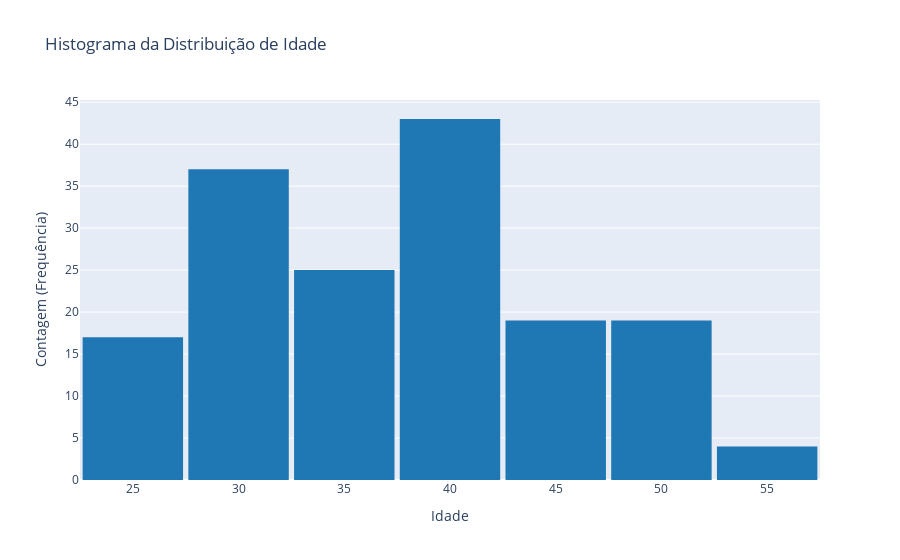
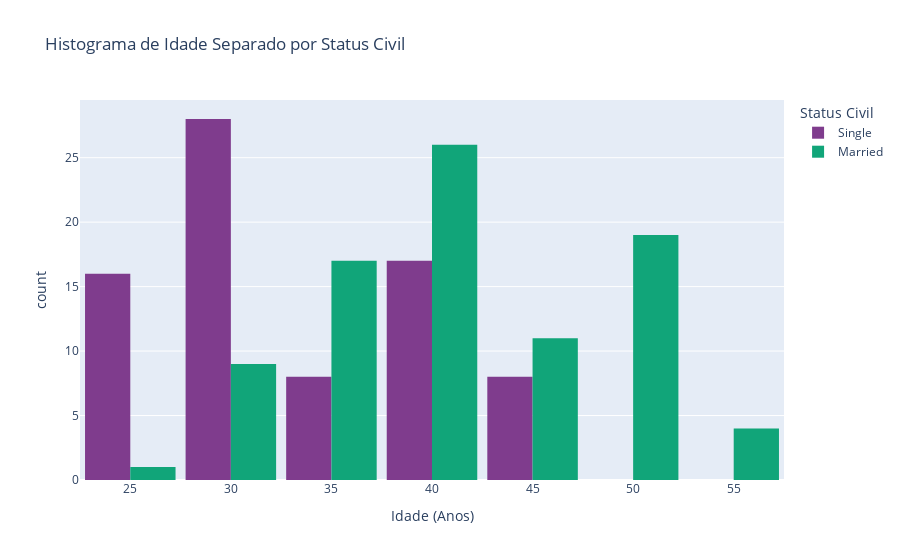
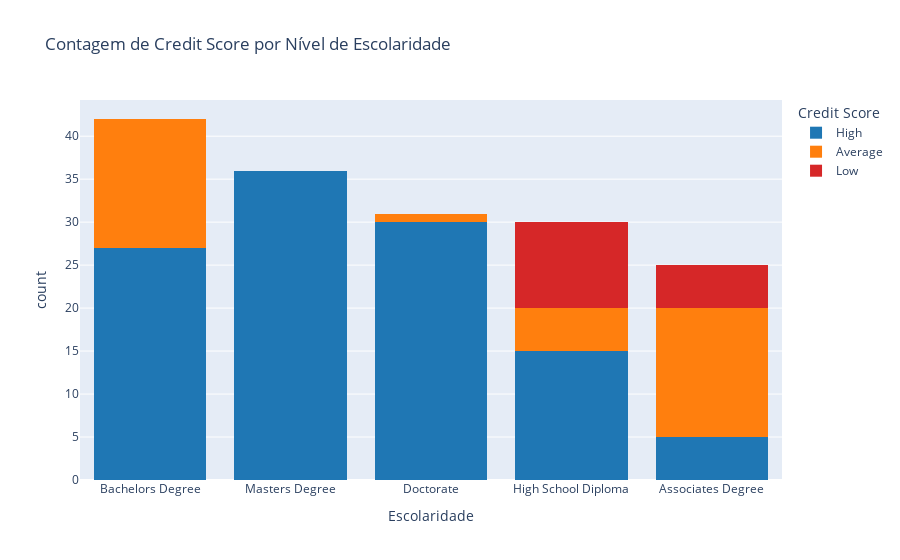

Notebook cell for these charts, in order:
### Markdown cell above
### ANÁLISE CENTRAL E COMENTÁRIOS DOS GRÁFICOS
A base de clientes demonstra um perfil de baixo risco geral e aponta que a estabilidade financeira e doméstica são os preditores mais fortes para um Credit Score "High".

**I. Insights por Variável**
Home Ownership vs. Score:

Insight: Clientes com casa própria ("Owned") são o grupo mais estável, com 98.20% de score "High" e 0% de risco "Low". O grupo "Rented" (Alugados) concentra o maior risco, com aproximadamente 28% de score "Low".

* Fluxo: Home Ownership é um preditor poderoso e deve ser codificado (One-Hot) para a modelagem.

**Faixa de Renda (Income_Bins) vs. Score:**

Insight: Há uma correlação positiva clara. A faixa de renda mais alta concentra a maioria dos scores "High". As faixas de renda média-baixa têm uma mistura maior de "Average" e "Low" Score, indicando maior risco.

* Fluxo: Manter a variável Income para a modelagem. A variável Income_Bins deve ser usada como categórica (Label ou One-Hot).

**Escolaridade vs. Score:**

Insight: Grau avançado (Master/Doctorate) se correlaciona com score "High". No entanto, o risco ("Average" e "Low") é mais evidente nos níveis mais baixos de escolaridade (High School Diploma/Associate Degree).

* Fluxo: Education é um forte preditor ordinal. Deve ser codificado (Label Encoding) para respeitar a hierarquia dos graus.

**Idade (Age):**

Insight: A distribuição da idade é relativamente simétrica e concentrada. O Box Plot sugere que o grupo "Married" tende a ter idades medianas mais altas que o grupo "Single".

* Fluxo: Age será usado como preditor linear, mas sua influência deve ser analisada em conjunto com Marital Status e Income.

II. Próximos Passos (Etapa 3: Preparação para Modelagem)
Correlação Inicial: Verificar o Heatmap de correlação entre Age, Income e Number of Children.

Codificação Categórica:

 - One-Hot Encoding para colunas nominais (Gender, Home Ownership, Marital Status).

 - Codificação Ordinal para Education.

 - Correlação Completa: Replotar a correlação para ver o impacto das variáveis codificadas na variável alvo (Credit Score).

 - Divisão: Separar a base em treino e teste (70/30) usando estratificação (stratify=y).

 - Balanceamento: O Credit Score está desbalanceado (predomínio de "High"). Aplicar SMOTE (ou técnica similar) APENAS na base de treino para equalizar as classes de risco ("Low" e "Average").

### Code cell
# ANALISE CENTRAL
# Padronização de Cores
FINANCE_BLUE = '#1f77b4' # Cor única para histogramas univariados ou barras principais
CREDIT_SCORE_COLORS = {'High': '#1f77b4', 'Average': '#ff7f0e', 'Low': '#d62728'} # Azul, Laranja, Vermelho

# ----------------------------------------------------------------------
# AGE VS MARITAL STATUS
# ----------------------------------------------------------------------

# Histograma da Distribuição de Idade (UNIVARIADA - Cor Única)
fig_age_marital = px.histogram(
    df,
    x='Age',
    title='Histograma da Distribuição de Idade',
    labels={'Age': 'Idade (Anos)', 'count': 'Frequência'},
    nbins=10,
    color_discrete_sequence=[FINANCE_BLUE] # PADRONIZAÇÃO DE COR
)

fig_age_marital.update_layout(xaxis_title='Idade', yaxis_title='Contagem (Frequência)', bargap=0.05)
fig_age_marital.show()


# Histograma com Separação por Status Civil (BIVARIADA - Plotly escolhe cores diferentes para Marital Status)
fig_education_score = px.histogram(
    df,
    x='Age',
    color='Marital Status',
    title='Histograma de Idade Separado por Status Civil',
    labels={'Age': 'Idade (Anos)', 'count': 'Frequência', 'Marital Status': 'Status Civil'},
    barmode='group',
    nbins=10,
    # PLOTLY: Usa uma sequência de cores para as categorias de 'Marital Status'
    color_discrete_sequence=px.colors.qualitative.Bold 
)
fig_education_score.update_layout(bargap=0.1)
fig_education_score.show()

# ... (Tabelas de Education vs Credit Score - Sem código gráfico para harmonizar) ...

# Gráfico de Barras Agrupado e Empilhado para Education vs Credit Score
fig_education_score = px.histogram(
    df,
    x='Education',
    color='Credit Score',
    title='Contagem de Credit Score por Nível de Escolaridade',
    labels={'Education': 'Escolaridade', 'count': 'Frequência'},
    barmode='stack',
    # PADRONIZAÇÃO DE CORES: Mapeia o Credit Score para as cores de risco
    color_discrete_map=CREDIT_SCORE_COLORS 
)
fig_education_score.show()

# ----------------------------------------------------------------------
# AGE VS INCOME (Normalizado)
# ----------------------------------------------------------------------

# (O código de MinMaxScaler foi mantido, assumindo que já rodou e criou as colunas _Normalized)

# Gráfico de Dispersão para a Comparação Harmonizada
fig_normalized = px.scatter(
    df,
    x='Age_Normalized',
    y='Income_Normalized',
    color='Gender',
    trendline='ols',
    title='Relação Harmonizada (0-1): Idade vs. Renda',
    # PLOTLY: Usa uma sequência para as 2 categorias de Gênero
    color_discrete_sequence=px.colors.qualitative.Bold 
)
fig_normalized.update_layout(
    xaxis_title='Idade (Normalizada 0-1)',
    yaxis_title='Renda (Normalizada 0-1)'
)
fig_normalized.show()

# ----------------------------------------------------------------------
# INCOME AGRUPADO VS SCORE CREDIT
# ----------------------------------------------------------------------

column_income_bins = 'Income_Bins'
column_credit_score = 'Credit Score'

# (Assumindo que df[column_income_bins] já foi convertido para string)

# Criação do Histograma Agrupado
fig_income_score = px.histogram(
    df,
    x=column_income_bins,
    color=column_credit_score,
    
    barmode='group',
    
    title='Contagem de Credit Score por Faixa de Renda (Agrupado)',
    labels={
        column_income_bins: 'Faixa de Renda (Income Bins)',
        column_credit_score: 'Credit Score',
        'count': 'Frequência de Clientes'
    },
    height=500,
    # PADRONIZAÇÃO DE CORES
    color_discrete_map=CREDIT_SCORE_COLORS 
)

fig_income_score.update_xaxes(categoryorder='category ascending')
fig_income_score.show()

# ----------------------------------------------------------------------
# HOME OWNERSHIP VS SCORE CREDIT
# ----------------------------------------------------------------------

column_home_ownership = 'Home Ownership'
column_credit_score = 'Credit Score'

# Histograma Agrupado para Moradia vs Score
fig_moradia = px.histogram(
    df,
    x=column_home_ownership,
    color=column_credit_score,
    
    barmode='group',
    
    title='Contagem de Credit Score por Situação da Moradia',
    labels={
        column_home_ownership: 'Situação da Moradia',
        column_credit_score: 'Credit Score',
        'count': 'Frequência de Clientes'
    },
    height=500,
    # PADRONIZAÇÃO DE CORES
    color_discrete_map=CREDIT_SCORE_COLORS 
)

# Ajuste de Ordem
fig_moradia.update_xaxes(categoryorder='array', categoryarray=['Owned', 'Rented']) 

fig_moradia.show()

### Figure 1 — Plotly figure (JSON) as saved in the notebook; plotly's stock layout.template omitted (floating-point values rounded to 4 significant figures; data arrays with more than 128 entries replaced by an {"elided": "..."} marker saying what was removed)
{"data": [{"bingroup": "x", "hovertemplate": "Idade (Anos)=%{x}<br>count=%{y}<extra></extra>", "legendgroup": "", "marker": {"color": "#1f77b4", "pattern": {"shape": ""}}, "name": "", "nbinsx": 10, "orientation": "v", "showlegend": false, "type": "histogram", "x": {"elided": "164 float values"}, "xaxis": "x", "yaxis": "y"}], "layout": {"bargap": 0.05, "barmode": "relative", "legend": {"tracegroupgap": 0}, "title": {"text": "Histograma da Distribuição de Idade"}, "xaxis": {"anchor": "y", "domain": [0, 1], "title": {"text": "Idade"}}, "yaxis": {"anchor": "x", "domain": [0, 1], "title": {"text": "Contagem (Frequência)"}}}}

### Figure 2 — Plotly figure (JSON) as saved in the notebook; plotly's stock layout.template omitted (floating-point values rounded to 4 significant figures)
{"data": [{"alignmentgroup": "True", "bingroup": "x", "hovertemplate": "Status Civil=Single<br>Idade (Anos)=%{x}<br>count=%{y}<extra></extra>", "legendgroup": "Single", "marker": {"color": "rgb(127, 60, 141)", "pattern": {"shape": ""}}, "name": "Single", "nbinsx": 10, "offsetgroup": "Single", "orientation": "v", "showlegend": true, "type": "histogram", "x": [25.0, 40.0, 26.0, 31.0, 41.59, 28.09, 29.26, 41.59, 28.09, 29.26, 43.0, 29.0, 34.0, 44.0, 25.0, 40.0, 26.0, 31.0, 41.0, 27.0, 32.0, 42.0, 28.0, 33.0, 43.0, 29.0, 34.0, 44.0, 25.0, 25.0, 40.0, 26.0, 31.0, 41.0, 27.0, 32.0, 42.0, 28.0, 33.0, 41.59, 28.09, 29.26, 41.59, 29.26, 25.0, 40.0, 26.0, 31.0, 41.0, 27.0, 32.0, 42.0, 28.0, 33.0, 43.0, 29.0, 34.0, 44.0, 25.0, 25.0, 28.0, 31.0, 32.0, 25.0, 40.0, 26.0, 31.0, 41.59, 28.09, 29.26, 41.59, 28.0, 33.0, 43.0, 29.0, 34.0, 44.0], "xaxis": "x", "yaxis": "y"}, {"alignmentgroup": "True", "bingroup": "x", "hovertemplate": "Status Civil=Married<br>Idade (Anos)=%{x}<br>count=%{y}<extra></extra>", "legendgroup": "Married", "marker": {"color": "rgb(17, 165, 121)", "pattern": {"shape": ""}}, "name": "Married", "nbinsx": 10, "offsetgroup": "Married", "orientation": "v", "showlegend": true, "type": "histogram", "x": [30.0, 35.0, 45.0, 50.0, 41.59, 41.59, 41.59, 41.59, 41.59, 41.59, 41.59, 48.0, 53.0, 39.0, 49.0, 30.0, 35.0, 45.0, 50.0, 36.0, 46.0, 51.0, 37.0, 47.0, 52.0, 38.0, 48.0, 53.0, 39.0, 49.0, 30.0, 35.0, 30.0, 35.0, 45.0, 50.0, 36.0, 46.0, 51.0, 37.0, 47.0, 52.0, 41.59, 41.59, 41.59, 41.59, 41.59, 41.59, 41.59, 30.0, 35.0, 45.0, 50.0, 36.0, 46.0, 51.0, 37.0, 47.0, 52.0, 38.0, 48.0, 53.0, 39.0, 49.0, 30.0, 35.0, 30.0, 35.0, 33.0, 26.0, 29.0, 34.0, 30.0, 35.0, 45.0, 50.0, 36.0, 41.59, 41.59, 41.59, 41.59, 41.59, 38.0, 48.0, 53.0, 39.0, 49.0], "xaxis": "x", "yaxis": "y"}], "layout": {"bargap": 0.1, "barmode": "group", "legend": {"title": {"text": "Status Civil"}, "tracegroupgap": 0}, "title": {"text": "Histograma de Idade Separado por Status Civil"}, "xaxis": {"anchor": "y", "domain": [0, 1], "title": {"text": "Idade (Anos)"}}, "yaxis": {"anchor": "x", "domain": [0, 1], "title": {"text": "count"}}}}

### Figure 3 — Plotly figure (JSON) as saved in the notebook; plotly's stock layout.template omitted (floating-point values rounded to 4 significant figures)
{"data": [{"bingroup": "x", "hovertemplate": "Credit Score=High<br>Escolaridade=%{x}<br>count=%{y}<extra></extra>", "legendgroup": "High", "marker": {"color": "#1f77b4", "pattern": {"shape": ""}}, "name": "High", "orientation": "v", "showlegend": true, "type": "histogram", "x": ["Bachelors Degree", "Masters Degree", "Doctorate", "High School Diploma", "Bachelors Degree", "Masters Degree", "Masters Degree", "Doctorate", "High School Diploma", "Bachelors Degree", "Bachelors Degree", "Masters Degree", "Doctorate", "High School Diploma", "Bachelors Degree", "Masters Degree", "Doctorate", "Associates Degree", "Bachelors Degree", "Masters Degree", "Doctorate", "Masters Degree", "Doctorate", "High School Diploma", "Bachelors Degree", "Masters Degree", "Masters Degree", "Doctorate", "High School Diploma", "Bachelors Degree", "Bachelors Degree", "Masters Degree", "Doctorate", "High School Diploma", "Bachelors Degree", "Masters Degree", "Doctorate", "Associates Degree", "Bachelors Degree", "Masters Degree", "Doctorate", "Masters Degree", "Doctorate", "Masters Degree", "Doctorate", "High School Diploma", "Bachelors Degree", "Masters Degree", "Masters Degree", "Doctorate", "High School Diploma", "Bachelors Degree", "Bachelors Degree", "Masters Degree", "Doctorate", "High School Diploma", "Bachelors Degree", "Masters Degree", "Doctorate", "Associates Degree", "Bachelors Degree", "Masters Degree", "Doctorate", "Masters Degree", "Doctorate", "Masters Degree", "Doctorate", "High School Diploma", "Bachelors Degree", "Masters Degree", "Masters Degree", "Doctorate", "High School Diploma", "Bachelors Degree", "Bachelors Degree", "Masters Degree", "Doctorate", "High School Diploma", "Bachelors Degree", "Masters Degree", "Doctorate", "Associates Degree", "Bachelors Degree", "Masters Degree", "Doctorate", "Masters Degree", "Doctorate", "Masters Degree", "Doctorate", "Masters Degree", "Doctorate", "Masters Degree", "Bachelors Degree", "Masters Degree", "Doctorate", "High School Diploma", "Bachelors Degree", "Masters Degree", "Masters Degree", "Doctorate", "High School Diploma", "Bachelors Degree", "Bachelors Degree", "Masters Degree", "Doctorate", "High School Diploma", "Bachelors Degree", "Masters Degree", "Doctorate", "Associates Degree", "Bachelors Degree", "Masters Degree", "Doctorate"], "xaxis": "x", "yaxis": "y"}, {"bingroup": "x", "hovertemplate": "Credit Score=Average<br>Escolaridade=%{x}<br>count=%{y}<extra></extra>", "legendgroup": "Average", "marker": {"color": "#ff7f0e", "pattern": {"shape": ""}}, "name": "Average", "orientation": "v", "showlegend": true, "type": "histogram", "x": ["Associates Degree", "Bachelors Degree", "Associates Degree", "High School Diploma", "Associates Degree", "Bachelors Degree", "Associates Degree", "Bachelors Degree", "Associates Degree", "High School Diploma", "Associates Degree", "Bachelors Degree", "Bachelors Degree", "Associates Degree", "Bachelors Degree", "Associates Degree", "High School Diploma", "Associates Degree", "Bachelors Degree", "Bachelors Degree", "Associates Degree", "Bachelors Degree", "Associates Degree", "High School Diploma", "Associates Degree", "Bachelors Degree", "Bachelors Degree", "Bachelors Degree", "Bachelors Degree", "Doctorate", "Bachelors Degree", "Associates Degree", "Bachelors Degree", "Associates Degree", "High School Diploma", "Associates Degree"], "xaxis": "x", "yaxis": "y"}, {"bingroup": "x", "hovertemplate": "Credit Score=Low<br>Escolaridade=%{x}<br>count=%{y}<extra></extra>", "legendgroup": "Low", "marker": {"color": "#d62728", "pattern": {"shape": ""}}, "name": "Low", "orientation": "v", "showlegend": true, "type": "histogram", "x": ["High School Diploma", "Associates Degree", "High School Diploma", "High School Diploma", "Associates Degree", "High School Diploma", "High School Diploma", "Associates Degree", "High School Diploma", "High School Diploma", "Associates Degree", "High School Diploma", "High School Diploma", "Associates Degree", "High School Diploma"], "xaxis": "x", "yaxis": "y"}], "layout": {"barmode": "stack", "legend": {"title": {"text": "Credit Score"}, "tracegroupgap": 0}, "title": {"text": "Contagem de Credit Score por Nível de Escolaridade"}, "xaxis": {"anchor": "y", "domain": [0, 1], "title": {"text": "Escolaridade"}}, "yaxis": {"anchor": "x", "domain": [0, 1], "title": {"text": "count"}}}}
